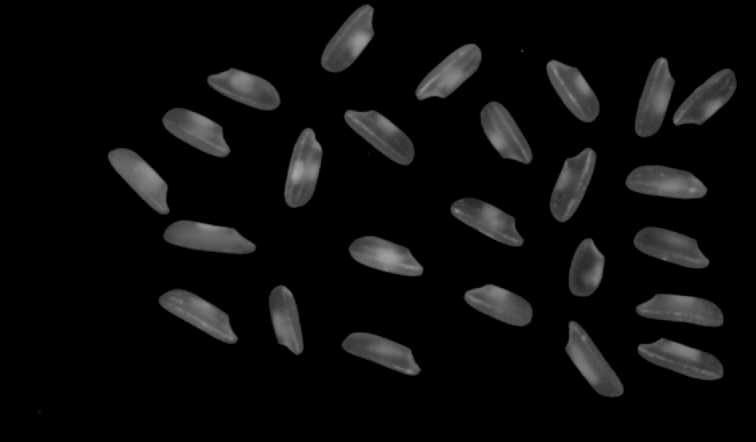
#> input picture data/images/rice.png, 756 x 442 px
$ python day047.py
#> lines starting #> are read from the running program, lines starting #| are printed output that depends on the picture; after the words box and inside, x2 and y2 are one past the last pixel; in counts of white or black regions, pixels touching at a corner belong together
'''
Author       : Bingqiang Zhou
Date         : 2021-02-17 22:17:38
LastEditors  : Bingqiang Zhou
LastEditTime : 2021-02-17 22:57:37
Description  : 二值图像连通组件状态统计
    OpenCV中的连通组件标记算法有两个相关的API，
    一个是不带统计信息的API
        int cv::connectedComponents(
        InputArray 	image, // 输入二值图像，黑色背景
        OutputArray 	labels, // 输出的标记图像，背景index=0
        int 	connectivity = 8, // 连通域，默认是8连通
        int 	ltype = CV_32S // 输出的labels类型，默认是CV_32S
        )
    另外一个是会输出连通组件统计信息的相关API，
        int cv::connectedComponentsWithStats(
        InputArray image,
        OutputArray labels,
        OutputArray stats,
        OutputArray centroids,
        int connectivity,
        int ltype,
        int ccltype
        )
    相关的统计信息包括在输出stats的对象中，每个连通组件有一个这样的输出结构体。
    CC_STAT_LEFT 连通组件外接矩形左上角坐标的X位置信息

    CC_STAT_TOP 连通组件外接左上角坐标的Y位置信息

    CC_STAT_WIDTH 连通组件外接矩形宽度

    CC_STAT_HEIGHT 连通组件外接矩形高度

    CC_STAT_AREA 连通组件的面积大小，基于像素多少统计

    Centroids输出的是每个连通组件的中心位置坐标(x, y)
'''

import cv2 as cv
import numpy as np
import matplotlib.pyplot as plt

src = cv.imread("../data/images/rice.png")
#> src is the input picture: shape (442, 756, 3); min 0, max 167, mean 12.3

blured = cv.GaussianBlur(src, (3, 3), 0) # 高斯模糊
gray = cv.cvtColor(blured, cv.COLOR_BGR2GRAY) # 转换为灰度图

thresh, binary = cv.threshold(gray, 0, 255, cv.THRESH_OTSU) # 转换为二值图
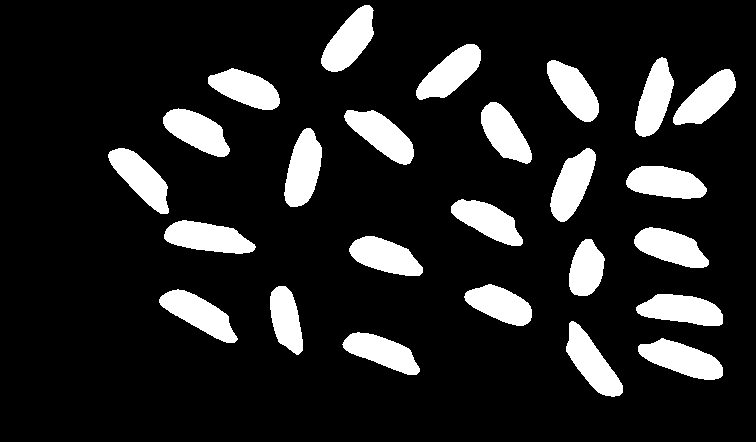
#> binary: shape (442, 756); 14.2% white; 25 white regions, largest, box (x1, y1, x2, y2) and area: (164, 220, 256, 254) 2068, (638, 338, 723, 380) 2064, (284, 128, 322, 207) 2041
#> thresh = 41

# nums_label, labels = cv.connectedComponents(binary, connectivity=8, ltype=cv.CV_32S) # 二值图像联通组件寻找
nums_label, labels, stats, centroids = cv.connectedComponentsWithStats(binary) # 带状态的二值图像联通组件寻找
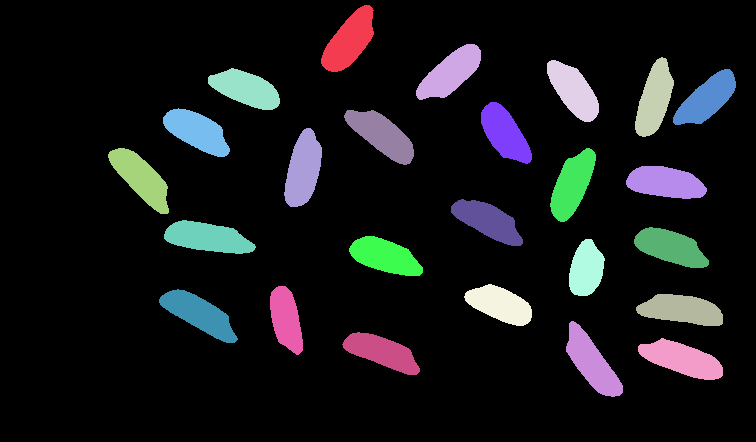
#> labels: shape (442, 756) int32; 26 distinct labels, from 0 to 25; one colour per label, 0 black
#> nums_label = 26; stats = 26 rows, first 6: [0, 0, 756, 442, 286548], [321, 5, 53, 67, 2022], [416, 44, 65, 56, 1955], [635, 57, 39, 80, 1900], [547, 60, 52, 62, 1844], [208, 68, 72, 42, 1861]; centroids = 26 pairs, first value 140.5 to 706.3, second value 40.21 to 362.3

print("the number of rice: ", nums_label - 1) # 去掉背景
#| the number of rice:  25
# print("left-x\t left-y\t height\t width\t area\n", stats)

# 在图像中画出联通组件的中心以及外接矩形框
for i, data in enumerate(zip(stats, centroids)):
    if i == 0: # 跳过背景
        continue
    x, y, w, h, s = data[0] # 将组件状态：左上角x坐标、左上角y坐标、宽、高、面积
    cx, cy = data[1]        # 将组件中心：x坐标、y坐标
    cv.rectangle(src, (x, y), (x + w, y + h), (0, 0, 255))
    cv.circle(src, (int(cx), int(cy)), 4, (0, 0, 255), thickness=cv.FILLED)
#> this loop made 26 passes
#> (x, y, w, h, s, cx, cy) on passes 2 to 13: (321, 5, 53, 67, 2022, 348.9, 40.21), (416, 44, 65, 56, 1955, 450, 72.53), (635, 57, 39, 80, 1900, 654.1, 98.66), (547, 60, 52, 62, 1844, 573.2, 90.19), (208, 68, 72, 42, 1861, 245.5, 88.48), (673, 69, 63, 56, 1885, 706.3, 98.6), (481, 102, 51, 62, 1831, 504.5, 133.1), (163, 108, 67, 49, 1916, 196.5, 131), (344, 110, 70, 55, 2017, 381.4, 134.5), (284, 128, 38, 79, 2041, 302.9, 169), (108, 148, 61, 66, 1970, 140.5, 177.8), (550, 148, 46, 74, 1966, 571.9, 184.2)
#> data on pass 1: ([0, 0, 756, 442, 286548], [364.7, 223.1])
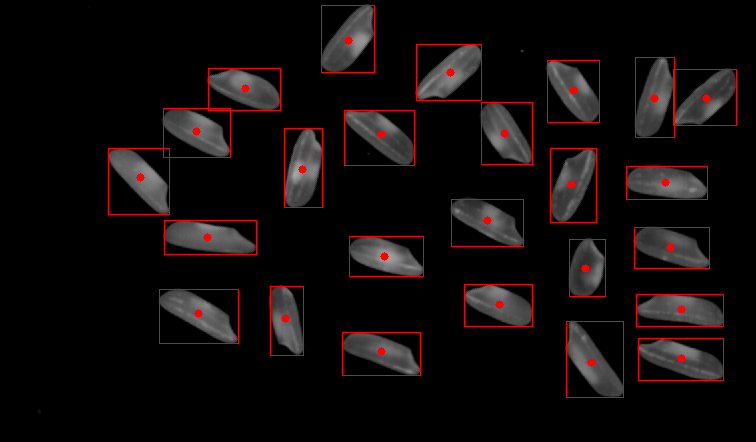
#> src: shape (442, 756, 3); 2.13% of pixels changed, all inside (x1, y1, x2, y2) = (108, 5, 737, 398)

# 将不同的label应用不同的颜色
temp = np.zeros_like(labels)
cv.normalize(labels, temp, alpha=0, beta=255, norm_type=cv.NORM_MINMAX)
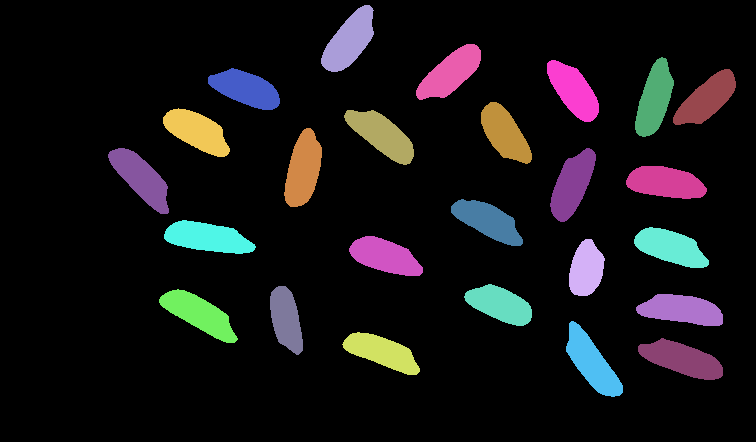
#> temp: shape (442, 756) int32; 26 distinct labels, from 0 to 255; one colour per label, 0 black
labels = cv.convertScaleAbs(temp)
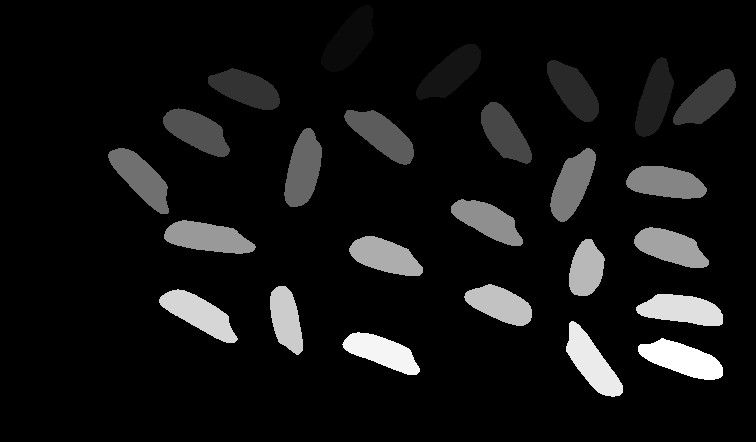
#> labels: shape (442, 756); min 0, max 255, mean 18.8
# print(np.unique(labels))
colored_labels = cv.applyColorMap(labels, cv.COLORMAP_HOT)
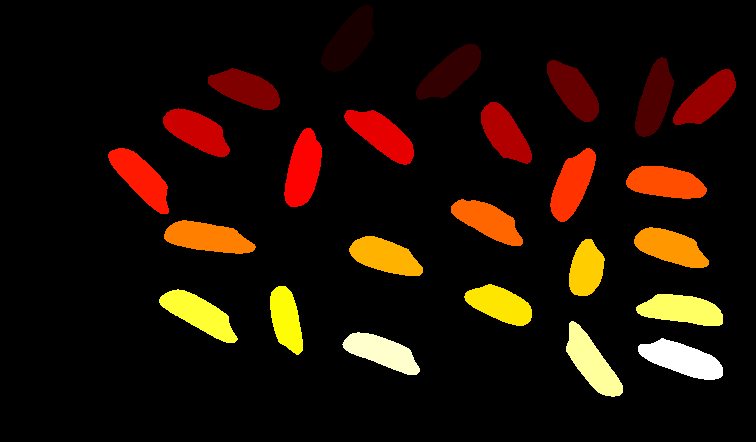
#> colored_labels: shape (442, 756, 3); mean B, G, R 4.5, 15, 29.7

# 可视化
rows = 1
cols = 2
images = [src, colored_labels]
titles = ["original image", "colored_labels"]
plt.figure(figsize=(cols * 4, rows * 3)) # Width, height in inches.
for index, image in enumerate(images):
    plt.subplot(rows, cols, index + 1)
    if index >= len(titles):
        plt.title("image")
    else:
        plt.title(titles[index])
    plt.axis("off")
    if image.ndim > 2:
        plt.imshow(image[:, :, ::-1])
    else:
        plt.imshow(image, cmap="gray")
#> this loop made 2 passes
plt.show()
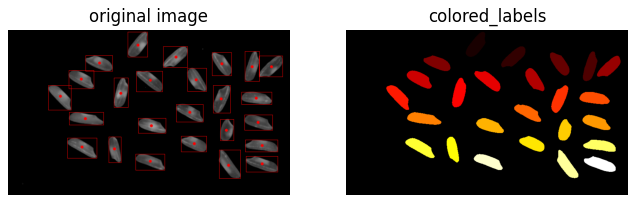
#> figure drawn by matplotlib, 2 panels

$ run again, with data/images/a.png copied over data/images/rice.png
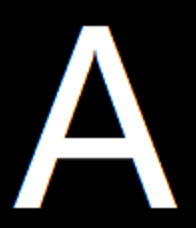
#> input picture data/images/a.png, 196 x 228 px
#> src is the input picture: shape (228, 196, 3); mean B, G, R 56.8, 56.8, 56.8
#> `thresh, binary = cv.threshold(gray, 0, 255, cv.THRESH_OTSU)`:
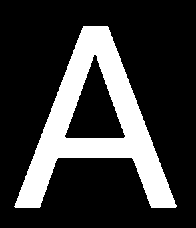
#> binary: shape (228, 196); 22.3% white; 1 white region, box (x1, y1, x2, y2) and area: (14, 26, 177, 208) 9966
#> thresh = 123
#> nums_label = 2; stats = [[0, 0, 196, 228, 34722], [14, 26, 163, 182, 9966]]; centroids = [[98.15, 110.2], [95.23, 125.1]]
#| the number of rice:  1
#> the loop `for i, data in enumerate(zip(stats, centroids)):` made 2 passes
#> data on pass 1: ([0, 0, 196, 228, 34722], [98.15, 110.2])
#> the loop `for index, image in enumerate(images):` made 2 passes
#> `plt.show()`:
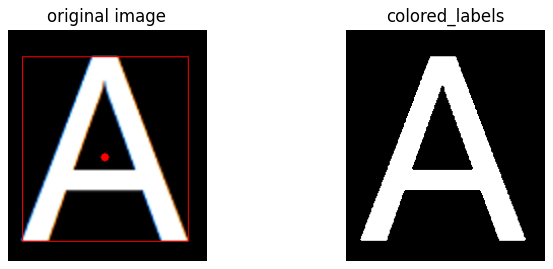
#> figure drawn by matplotlib, 2 panels

$ run again, with data/images/abc.png copied over data/images/rice.png
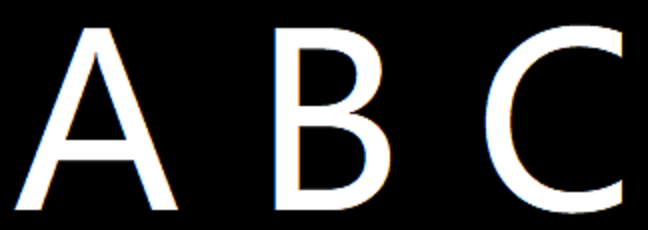
#> input picture data/images/abc.png, 648 x 230 px
#> src is the input picture: shape (230, 648, 3); mean B, G, R 50.8, 50.8, 50.8
#> `thresh, binary = cv.threshold(gray, 0, 255, cv.THRESH_OTSU)`:
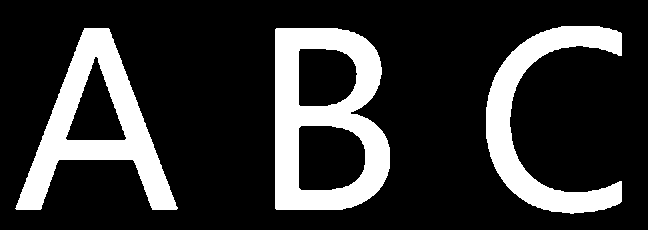
#> binary: shape (230, 648); 20% white; 3 white regions, box (x1, y1, x2, y2) and area: (275, 28, 390, 210) 11758, (15, 28, 178, 210) 9966, (486, 26, 622, 214) 8045
#> thresh = 123
#> nums_label = 4; stats = [[0, 0, 648, 230, 119271], [486, 26, 136, 188, 8045], [15, 28, 163, 182, 9966], [275, 28, 115, 182, 11758]]; centroids = [[327.6, 112.7], [541.9, 120], [96.23, 127.1], [325.2, 118.7]]
#| the number of rice:  3
#> the loop `for i, data in enumerate(zip(stats, centroids)):` made 4 passes
#> (x, y, w, h, s, cx, cy) on passes 2 to 4: (486, 26, 136, 188, 8045, 541.9, 120), (15, 28, 163, 182, 9966, 96.23, 127.1), (275, 28, 115, 182, 11758, 325.2, 118.7)
#> temp: shape (230, 648) int32; 4 distinct labels, from 0 to 255
#> the loop `for index, image in enumerate(images):` made 2 passes
#> `plt.show()`:
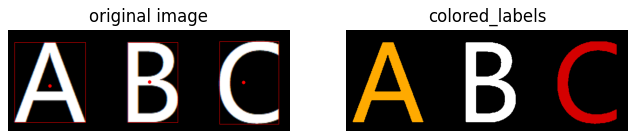
#> figure drawn by matplotlib, 2 panels
